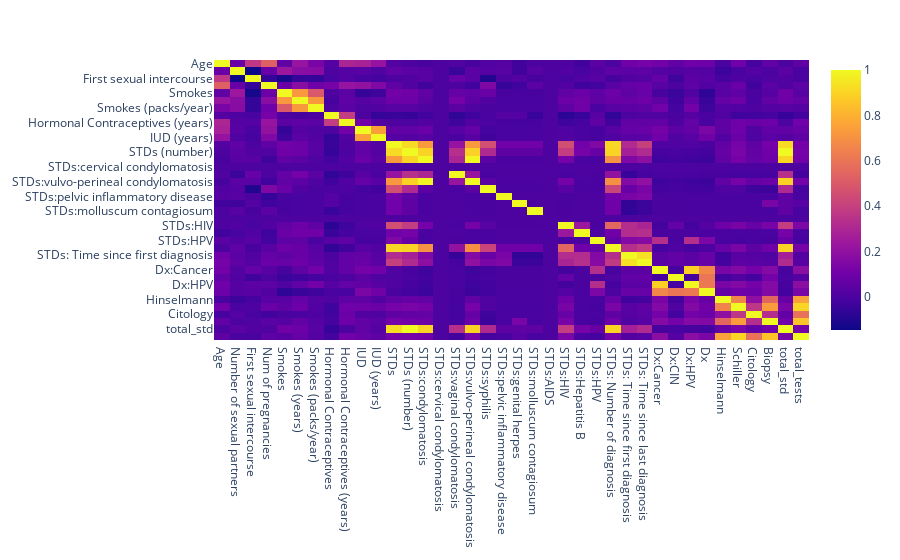

The code cell stored with this chart in its notebook:
### Code cell
corr_matrix = risk_factor_df.corr()
corr_matrix.fillna(0,inplace=True)
corr_graph = px.imshow(corr_matrix, aspect="auto")
corr_graph.show()

### Figure 1 — Plotly figure (JSON) as saved in the notebook; plotly's stock layout.template omitted (floating-point values rounded to 4 significant figures; data arrays with more than 128 entries replaced by an {"elided": "..."} marker saying what was removed)
{"data": [{"coloraxis": "coloraxis", "hovertemplate": "x: %{x}<br>y: %{y}<br>color: %{z}<extra></extra>", "name": "0", "type": "heatmap", "x": ["Age", "Number of sexual partners", "First sexual intercourse", "Num of pregnancies", "Smokes", "Smokes (years)", "Smokes (packs/year)", "Hormonal Contraceptives", "Hormonal Contraceptives (years)", "IUD", "IUD (years)", "STDs", "STDs (number)", "STDs:condylomatosis", "STDs:cervical condylomatosis", "STDs:vaginal condylomatosis", "STDs:vulvo-perineal condylomatosis", "STDs:syphilis", "STDs:pelvic inflammatory disease", "STDs:genital herpes", "STDs:molluscum contagiosum", "STDs:AIDS", "STDs:HIV", "STDs:Hepatitis B", "STDs:HPV", "STDs: Number of diagnosis", "STDs: Time since first diagnosis", "STDs: Time since last diagnosis", "Dx:Cancer", "Dx:CIN", "Dx:HPV", "Dx", "Hinselmann", "Schiller", "Citology", "Biopsy", "total_std", "total_tests"], "xaxis": "x", "y": ["Age", "Number of sexual partners", "First sexual intercourse", "Num of pregnancies", "Smokes", "Smokes (years)", "Smokes (packs/year)", "Hormonal Contraceptives", "Hormonal Contraceptives (years)", "IUD", "IUD (years)", "STDs", "STDs (number)", "STDs:condylomatosis", "STDs:cervical condylomatosis", "STDs:vaginal condylomatosis", "STDs:vulvo-perineal condylomatosis", "STDs:syphilis", "STDs:pelvic inflammatory disease", "STDs:genital herpes", "STDs:molluscum contagiosum", "STDs:AIDS", "STDs:HIV", "STDs:Hepatitis B", "STDs:HPV", "STDs: Number of diagnosis", "STDs: Time since first diagnosis", "STDs: Time since last diagnosis", "Dx:Cancer", "Dx:CIN", "Dx:HPV", "Dx", "Hinselmann", "Schiller", "Citology", "Biopsy", "total_std", "total_tests"], "yaxis": "y", "z": {"elided": "38x38 float values"}}], "layout": {"autosize": true, "coloraxis": {"colorscale": [[0, "#0d0887"], [0.1111, "#46039f"], [0.2222, "#7201a8"], [0.3333, "#9c179e"], [0.4444, "#bd3786"], [0.5556, "#d8576b"], [0.6667, "#ed7953"], [0.7778, "#fb9f3a"], [0.8889, "#fdca26"], [1, "#f0f921"]]}, "margin": {"t": 60}, "xaxis": {"anchor": "y", "autorange": true, "domain": [0, 1], "range": [-0.5, 37.5], "type": "category"}, "yaxis": {"anchor": "x", "autorange": true, "domain": [0, 1], "range": [37.5, -0.5], "type": "category"}}}
